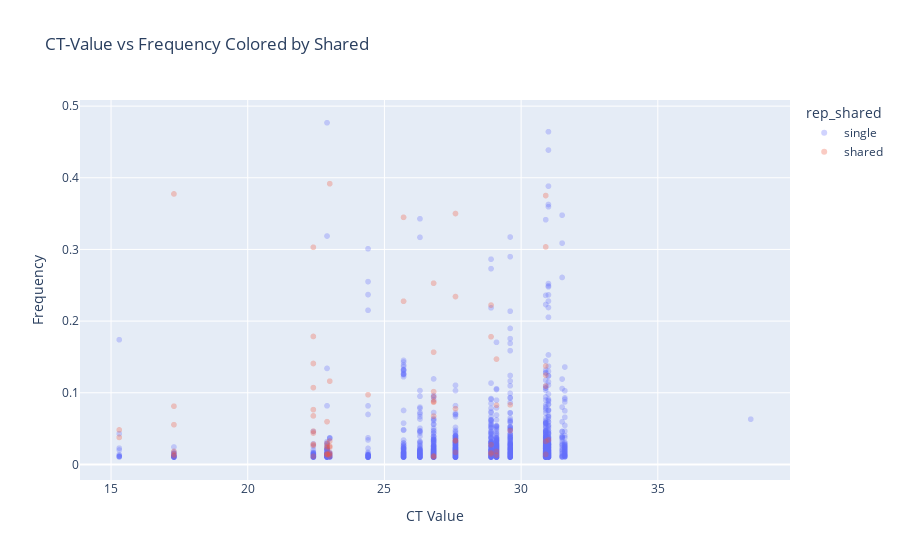

The notebook cell this image was saved under:
### Code cell
import plotly.express as px

fig = px.scatter(vars, 
                 x="ct_value", 
                 y="avg_freq", 
                 color="rep_shared", 
                 title="CT-Value vs Frequency Colored by Shared",
                 labels={"ct_value": "CT Value", "avg_freq": "Frequency"},
                 opacity=0.3)  # Adjust transparency for better visibility

fig.show()

### Figure 1 — Plotly figure (JSON) as saved in the notebook; plotly's stock layout.template omitted (floating-point values rounded to 4 significant figures; data arrays with more than 128 entries replaced by an {"elided": "..."} marker saying what was removed)
{"data": [{"hovertemplate": "rep_shared=single<br>CT Value=%{x}<br>Frequency=%{y}<extra></extra>", "legendgroup": "single", "marker": {"color": "#636efa", "opacity": 0.3, "symbol": "circle"}, "mode": "markers", "name": "single", "showlegend": true, "type": "scattergl", "x": {"elided": "2020 float values"}, "xaxis": "x", "y": {"elided": "2020 float values"}, "yaxis": "y"}, {"hovertemplate": "rep_shared=shared<br>CT Value=%{x}<br>Frequency=%{y}<extra></extra>", "legendgroup": "shared", "marker": {"color": "#EF553B", "opacity": 0.3, "symbol": "circle"}, "mode": "markers", "name": "shared", "showlegend": true, "type": "scattergl", "x": [17.3, 17.3, 17.3, 17.3, 17.3, 17.3, 28.9, 28.9, 28.9, 28.9, 28.9, 24.4, 30.9, 30.9, 30.9, 30.9, 30.9, 30.9, 30.9, 25.7, 25.7, 29.1, 29.1, 29.1, 29.1, 15.3, 15.3, 22.4, 22.4, 22.4, 22.4, 22.4, 22.4, 22.4, 22.4, 22.4, 22.4, 22.4, 27.6, 27.6, 27.6, 27.6, 27.6, 27.6, 26.8, 26.8, 26.8, 26.8, 26.8, 26.8, 26.8, 26.8, 26.8, 22.9, 22.9, 22.9, 22.9, 22.9, 22.9, 22.9, 23.0, 23.0, 23.0, 23.0, 23.0, 23.0, 23.0, 23.0, 29.6, 29.6, 31.0], "xaxis": "x", "y": [0.3775, 0.0143, 0.01205, 0.01825, 0.05545, 0.0812, 0.0276, 0.2223, 0.01455, 0.0164, 0.1782, 0.0972, 0.3035, 0.0322, 0.1373, 0.1094, 0.014, 0.3752, 0.1245, 0.3448, 0.2277, 0.08255, 0.01805, 0.147, 0.0129, 0.0377, 0.04815, 0.1409, 0.02675, 0.303, 0.04375, 0.1071, 0.02825, 0.0764, 0.0114, 0.06775, 0.0464, 0.1785, 0.3501, 0.03265, 0.0337, 0.07775, 0.2343, 0.01685, 0.1016, 0.08675, 0.2529, 0.0879, 0.01185, 0.01055, 0.0942, 0.1566, 0.0674, 0.0148, 0.05965, 0.02935, 0.02315, 0.0142, 0.01335, 0.02555, 0.3917, 0.01605, 0.1162, 0.0255, 0.0326, 0.0142, 0.02395, 0.01155, 0.04715, 0.08315, 0.0342], "yaxis": "y"}], "layout": {"legend": {"title": {"text": "rep_shared"}, "tracegroupgap": 0}, "title": {"text": "CT-Value vs Frequency Colored by Shared"}, "xaxis": {"anchor": "y", "domain": [0, 1], "title": {"text": "CT Value"}}, "yaxis": {"anchor": "x", "domain": [0, 1], "title": {"text": "Frequency"}}}}
